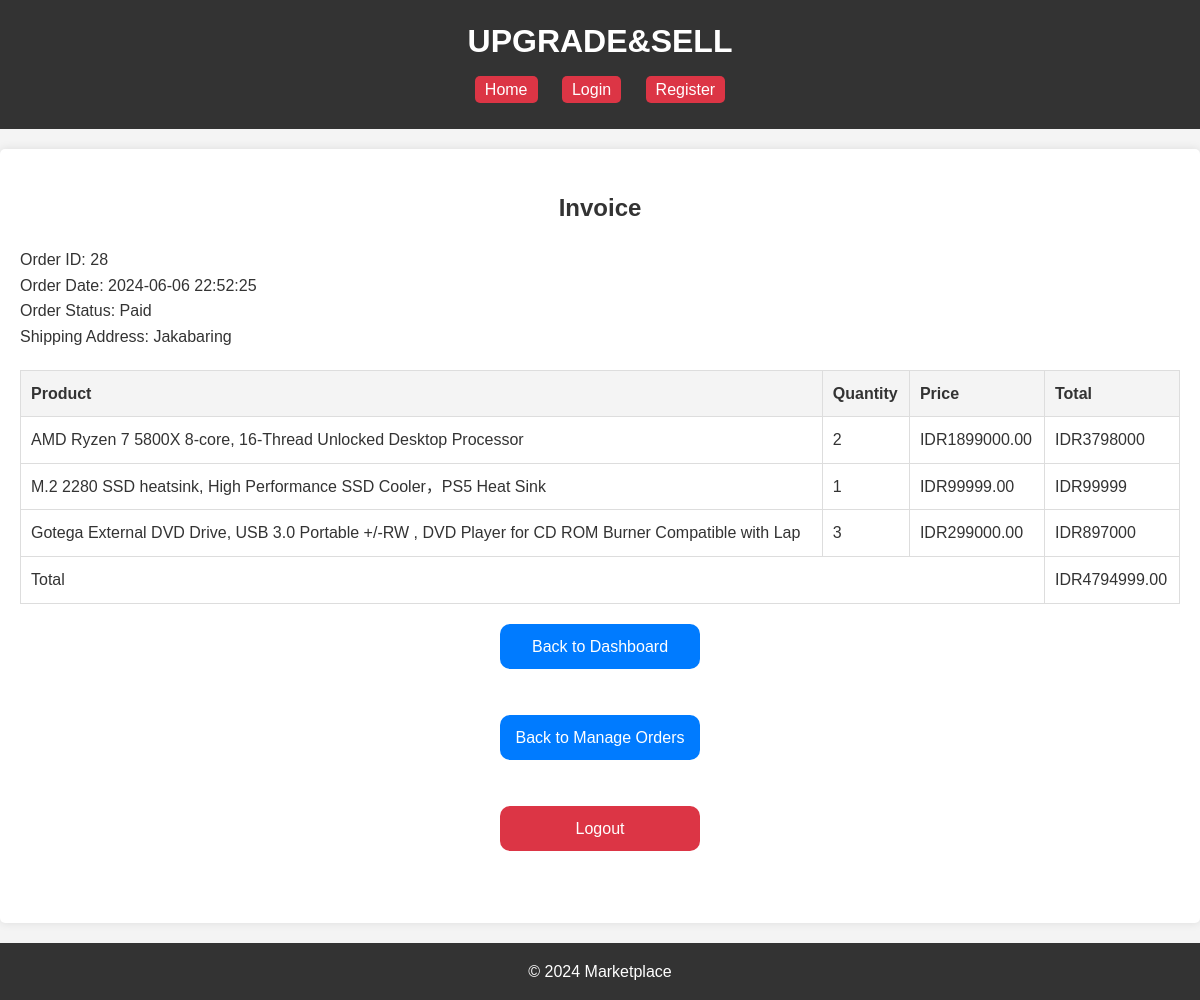
The page /view_order.php?order_id=28&user_id=13 (signed in) on the database its author committed.
### tables this page shows
CREATE TABLE `orders` (
  `id` int(11) NOT NULL,
  `user_id` int(11) NOT NULL,
  `total` decimal(10,2) NOT NULL,
  `status` varchar(50) NOT NULL DEFAULT '''paid''',
  `created_at` timestamp NOT NULL DEFAULT current_timestamp()
);

CREATE TABLE `users` (
  `id` int(6) NOT NULL,
  `Name` varchar(100) NOT NULL,
  `email` varchar(100) NOT NULL,
  `password` varchar(255) NOT NULL,
  `created_at` timestamp NOT NULL DEFAULT current_timestamp(),
  `balance` decimal(12,2) NOT NULL DEFAULT 0.00,
  `shipping_address` text NOT NULL
);

CREATE TABLE `order_details` (
  `id` int(11) NOT NULL,
  `order_id` int(11) NOT NULL,
  `product_id` int(11) NOT NULL,
  `quantity` int(11) NOT NULL,
  `price` decimal(10,2) NOT NULL,
  `created_at` timestamp NOT NULL DEFAULT current_timestamp()
);

CREATE TABLE `products` (
  `id` int(11) NOT NULL,
  `name` varchar(100) NOT NULL,
  `description` text NOT NULL,
  `price` decimal(10,2) NOT NULL,
  `category_id` int(11) NOT NULL,
  `created_at` timestamp NOT NULL DEFAULT current_timestamp(),
  `user_id` int(11) NOT NULL,
  `image` longblob NOT NULL,
  `stock` int(11) NOT NULL DEFAULT 0
);

### View_order.php (the view, shortened to what this page needs)
<?php
include 'Includes_Header.php';
include 'DatabaseConf.php';
$order_id = $_GET['order_id'];
$user_id = $_GET['user_id'];
$stmt = $pdo->prepare("SELECT o.id, o.total, o.created_at, o.status, u.shipping_address
                       FROM orders o
                       JOIN users u ON o.user_id = u.id
                       WHERE o.id = ? AND o.user_id = ?");
$stmt->execute([$order_id, $user_id]);
$order = $stmt->fetch();
if ($order) {
    $stmt = $pdo->prepare("SELECT oi.product_id, p.name, oi.quantity, oi.price
                           FROM order_details oi
                           JOIN products p ON oi.product_id = p.id
                           WHERE oi.order_id = ?");
    $stmt->execute([$order_id]);
    $order_items = $stmt->fetchAll();
} else {
    echo "<p>Order not found or you do not have permission to view this order.</p>";
    exit();
}
?>
<main>
    <h2>Invoice</h2>
    <p>Order ID: <?= htmlspecialchars($order['id']) ?></p>
    <p>Order Date: <?= htmlspecialchars($order['created_at']) ?></p>
    <p>Order Status: <?= htmlspecialchars($order['status']) ?></p>
    <p>Shipping Address: <?= htmlspecialchars($order['shipping_address']) ?></p>
    <table>
        <tr>
            <th>Product</th>
            <th>Quantity</th>
            <th>Price</th>
            <th>Total</th>
        </tr>
        <?php foreach ($order_items as $item): ?>
        <tr>
            <td><?= htmlspecialchars($item['name']) ?></td>
            <td><?= htmlspecialchars($item['quantity']) ?></td>
            <td>IDR<?= htmlspecialchars($item['price']) ?></td>
            <td>IDR<?= htmlspecialchars($item['price'] * $item['quantity']) ?></td>
        </tr>
        <?php endforeach; ?>
        <tr>
            <td colspan="3">Total</td>
            <td>IDR<?= htmlspecialchars($order['total']) ?></td>
        </tr>
    </table>
    <div class="dashboard">
    <a href="admin_dashboard.php">Back to Dashboard</a>
    <br>
    <a href="manage_orders.php">Back to Manage Orders</a>
    <br>
    <a href="logout.php" class="logout">Logout</a>
    </div><br><br>
</main>
<?php include 'Includes_Footer.php'; ?>

### Includes_Header.php (shortened to what this page needs)
<!DOCTYPE html>
<html lang="en">
<head>
    <link rel="stylesheet" href="CSS.css">
</head>
<body>
<header>
        <h1>UPGRADE&SELL</h1>
        <nav>
            <ul>
                <li><a href="index.php">Home</a>
                <?php if (isset($_SESSION['user_id'])): ?>
                    <a href="profile.php">Profile</a>
                    <a href="logout.php">Logout</a></li>
                <?php else: ?>
                    <a href="login.php">Login</a>
                    <a href="register.php">Register</a></li>
                <?php endif; ?>
            </ul>
        </nav>
    </header>
</body>
</html>

### Includes_Footer.php (shortened to what this page needs)
<!DOCTYPE html>
<html lang="en">
<head>
</head>
<body>
<footer>
        <p>&copy; 2024 Marketplace</p>
    </footer>
</body>
</html>

### CSS.css (style rules this page uses)
body { font-family: Arial, sans-serif; margin: 0; padding: 0; background-color: #f4f4f4; }
header, footer { background-color: #333; color: white; text-align: center; padding: 1em 0; }
main { padding: 20px; max-width: 1200px; margin: 20px auto; background-color: white; box-shadow: 0 0 10px rgba(0,0,0,0.1); }
h2, h3 { color: #333; }
table th, table td { padding: 10px; border: 1px solid #ddd; text-align: justify; }
* { margin: 0; padding: 0; box-sizing: border-box; }
body { font-family: Arial, sans-serif; background-color: #f4f4f4; color: #333; line-height: 1.6; }
h2 { text-align: center; margin: 20px 0; }
main { max-width: 1400px; margin: 20px auto; padding: 20px; background: white; box-shadow: 0 0 10px rgba(0, 0, 0, 0.1); border-radius: 5px; }
table { width: 100%; border-collapse: collapse; margin: 20px 0; }
table th { background: #f4f4f4; }
a { padding: 5px 10px; background-color: #dc3545; color: white; text-decoration: none; border-radius: 5px; text-decoration: none; }
nav { background: #333; color: white; padding: 10px; text-align: center; }
nav a { color: white; margin: 0 10px; text-decoration: none; }
.dashboard { display: flex; flex-direction: column; gap: 10px; align-items: center; margin-top: 20px; }
.dashboard a { display: block; width: 200px; padding: 10px; background: #007bff; color: white; text-align: center; border-radius: 10px; transition: background 0.3s ease; }
.dashboard .logout { background: #dc3545; }

### rows shown on the page
orders: id "28", created_at "2024-06-06 22:52:25", status "Paid", user.shipping_address "Jakabaring", total "4794999.00"
order_details: product.name "AMD Ryzen 7 5800X 8-core, 16-Thread Unlocked Desktop Processor", quantity "2", price "1899000.00", $item['price'] * $item['quantity'] "3798000"
order_details: product.name "M.2 2280 SSD heatsink, High Performance SSD Cooler，PS5 Heat Sink", quantity "1", price "99999.00", $item['price'] * $item['quantity'] "99999"
order_details: product.name "Gotega External DVD Drive, USB 3.0 Portable +/-RW , DVD Player for CD ROM Burner Compatible with Lap", quantity "3", price "299000.00", $item['price'] * $item['quantity'] "897000"
